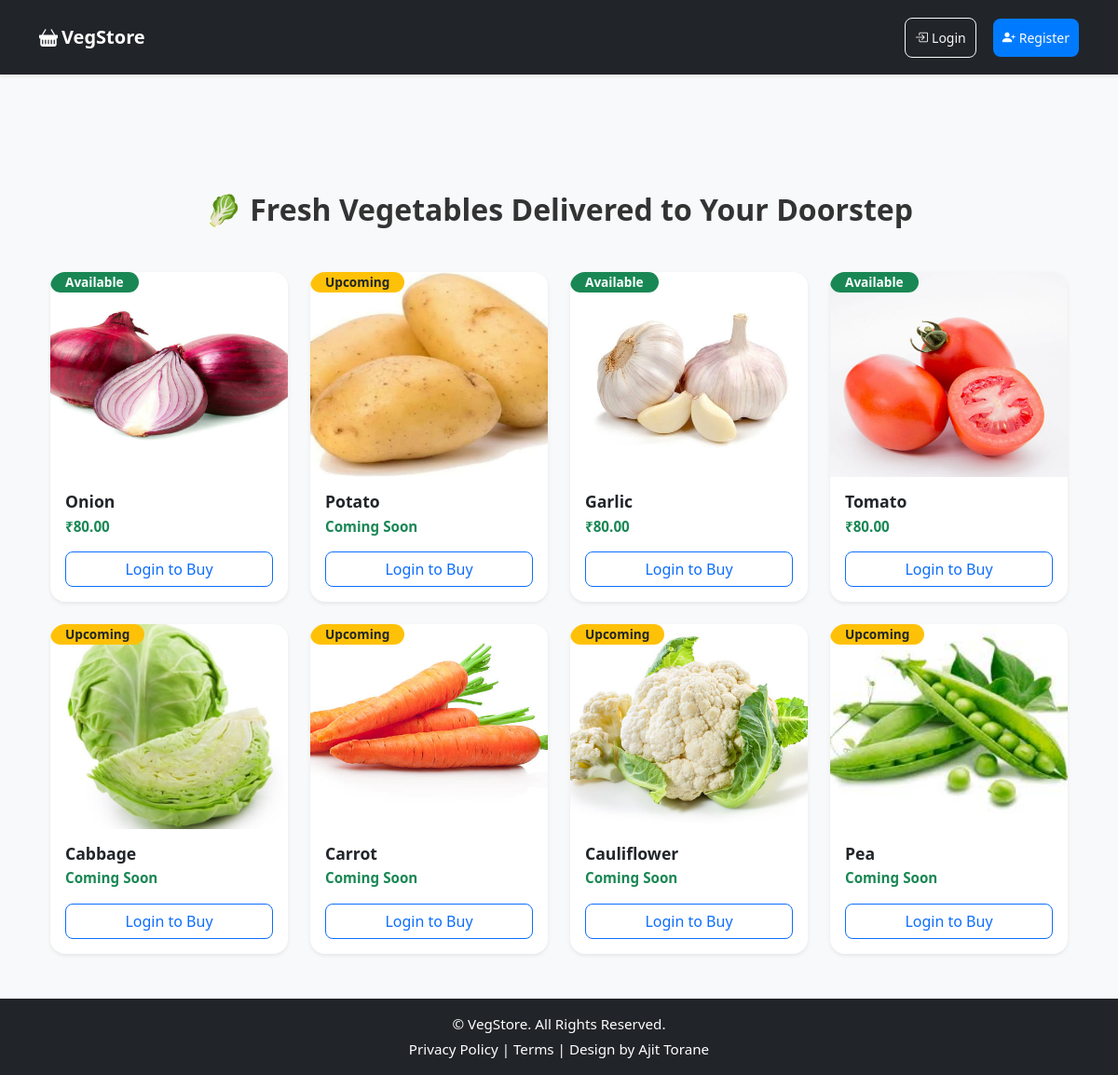
Before: / with the older database file.
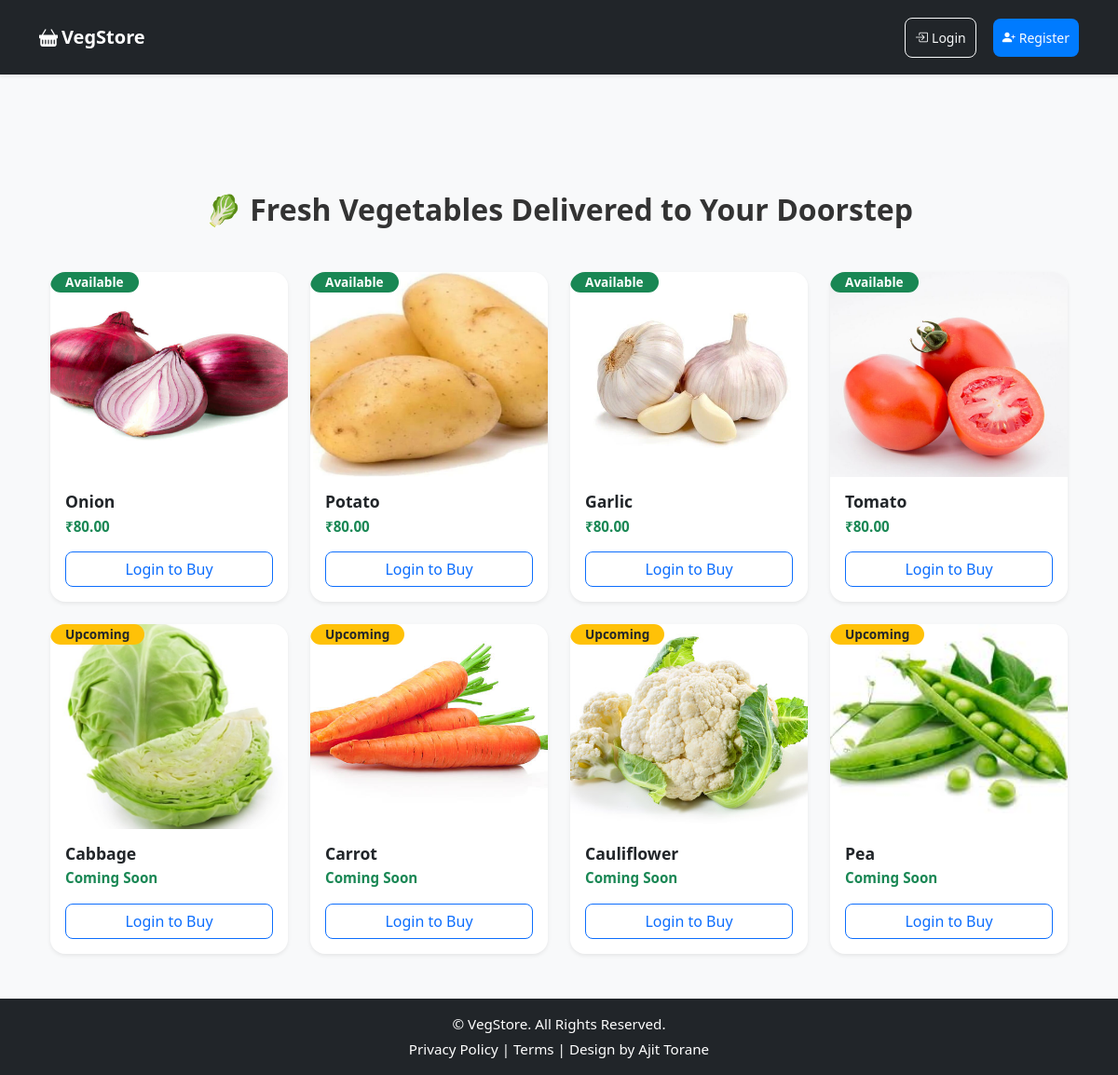
After: the same page with the newer database file.
### app.py (models this page shows)
class Product(db.Model):
    id = db.Column(db.Integer, primary_key=True)
    name = db.Column(db.String(150), nullable=False)
    price = db.Column(db.Float, nullable=False)
    image = db.Column(db.String(150), nullable=False)
    status = db.Column(db.String(20), nullable=False, default='available')  # available / upcoming

### app.py (the view)
@app.route('/')
def index():
    products = Product.query.all()
    return render_template('index.html', products=products)

### app.py (called while the page is built)
@app.context_processor
def inject_cart_count():
    if current_user.is_authenticated and not current_user.is_admin:
        count = Order.query.filter_by(user_id=current_user.id).count()
    else:
        count = 0
    return dict(cart_count=count)

### templates/index.html (shortened to what this page needs)
{% extends 'base.html' %}
{% block content %}
<link rel="stylesheet" href="{{ url_for('static', filename='css/style.css') }}">
<div class="container mt-5">
  <h2 class="mb-5 fw-bold text-center">
    🥬 Fresh Vegetables Delivered to Your Doorstep
  </h2>
  <div class="row g-4">
    {% for product in products %}
    <div class="col-lg-3 col-md-4 col-sm-6">
      <div class="card h-100 shadow-sm border-0 rounded-4 overflow-hidden position-relative hover-scale">
        <img src="{{ url_for('static', filename='images/' ~ product.image) }}"
             class="card-img-top"
             alt="{{ product.name }}"
             style="height:220px; object-fit:cover; transition: transform 0.3s;">
        {% if product.status == 'available' %}
        <span class="badge position-absolute top-2 start-2 bg-success text-white px-3 py-1 rounded-pill">
          Available
        </span>
        {% else %}
        <span class="badge position-absolute top-2 start-2 bg-warning text-dark px-3 py-1 rounded-pill">
          Upcoming
        </span>
        {% endif %}
        <div class="card-body d-flex flex-column">
          <h5 class="fw-semibold mb-1">{{ product.name }}</h5>
          <p class="text-success fw-bold mb-3">
            {% if product.status == 'available' %}
              ₹{{ "%.2f"|format(product.price) }}
            {% else %}
              Coming Soon
            {% endif %}
          </p>
          {% if current_user.is_authenticated %}
            {% if product.status == 'available' %}
            <form action="{{ url_for('add_to_cart', id=product.id) }}" method="POST" class="mt-auto">
             <button type="submit"
        class="btn btn-primary w-100 btn-hover add-to-cart-btn"
        data-product-id="{{ product.id }}">
  🛒 Add to Cart
</button>
            </form>
            {% else %}
            <button class="btn btn-secondary w-100 mt-auto" disabled>Coming Soon</button>
            {% endif %}
          {% else %}
            <a href="{{ url_for('login') }}" class="btn btn-outline-primary w-100 mt-auto">Login to Buy</a>
          {% endif %}
        </div>
      </div>
    </div>
    {% endfor %}
  </div>
</div>
{% endblock %}

### templates/base.html (shortened to what this page needs)
<!doctype html>
<html lang="en">
<head>
  <link href="https://cdn.jsdelivr.net/npm/bootstrap@5.3.2/dist/css/bootstrap.min.css" rel="stylesheet">
  <link href="https://cdn.jsdelivr.net/npm/bootstrap-icons@1.11.1/font/bootstrap-icons.css" rel="stylesheet">
  <link rel="stylesheet" href="{{ url_for('static', filename='css/style.css') }}">
</head>
<body class="bg-light">
<nav class="navbar navbar-expand-lg navbar-dark bg-dark shadow-sm">
  <div class="container">
    <a class="navbar-brand fw-bold d-flex align-items-center gap-1" href="{{ url_for('index') }}">
      <i class="bi bi-basket-fill"></i> VegStore
    </a>
    <div class="collapse navbar-collapse justify-content-end" id="navbarNav">
      <ul class="navbar-nav align-items-lg-center gap-2">
        {% if current_user.is_authenticated %}
          {% if current_user.is_admin %}
            <li class="nav-item">
              <a class="btn btn-warning btn-sm d-flex align-items-center gap-1"
                 href="{{ url_for('admin_dashboard') }}">
                <i class="bi bi-speedometer2"></i> Admin Dashboard
              </a>
            </li>
            <li class="nav-item">
              <a class="btn btn-danger btn-sm d-flex align-items-center gap-1"
                 href="{{ url_for('admin_logout') }}">
                <i class="bi bi-box-arrow-right"></i> Logout
              </a>
            </li>
          {% else %}
            <li class="nav-item">
              <a class="btn btn-outline-light btn-sm position-relative d-flex align-items-center gap-1"
                 href="{{ url_for('cart') }}">
                <i class="bi bi-cart-fill"></i> Cart
                <span id="cart-count"
                      class="position-absolute top-0 start-100 translate-middle badge rounded-pill bg-danger">
                  {{ cart_count }}
                </span>
              </a>
            </li>
            <li class="nav-item">
              <button class="btn btn-outline-success btn-sm d-flex align-items-center gap-1"
                      data-bs-toggle="modal" data-bs-target="#vegPricesModal">
                <i class="bi bi-list-ul"></i> Vegetable Prices
              </button>
            </li>
            <li class="nav-item">
              <a class="btn btn-danger btn-sm d-flex align-items-center gap-1"
                 href="{{ url_for('logout') }}">
                <i class="bi bi-box-arrow-right"></i> Logout
              </a>
            </li>
          {% endif %}
        {% else %}
          <li class="nav-item">
            <a class="btn btn-outline-light btn-sm d-flex align-items-center gap-1"
               href="{{ url_for('login') }}">
              <i class="bi bi-box-arrow-in-right"></i> Login
            </a>
          </li>
          <li class="nav-item">
            <a class="btn btn-success btn-sm d-flex align-items-center gap-1"
               href="{{ url_for('register') }}">
              <i class="bi bi-person-plus-fill"></i> Register
            </a>
          </li>
        {% endif %}
      </ul>
    </div>
  </div>
</nav>
<main class="container my-5">
  {% block content %}{% endblock %}
</main>
<div class="toast-container position-fixed bottom-0 end-0 p-3">
</div>
<footer class="bg-dark text-white text-center py-3 w-100 mt-auto">
  <div class="container">
    <p class="mb-1">&copy; {{ current_year }} VegStore. All Rights Reserved.</p>
    <p class="mb-0">
      <a href="#" class="text-white text-decoration-none">Privacy Policy</a> |
      <a href="#" class="text-white text-decoration-none">Terms</a> |
      <a href="https://ajittportfolio.netlify.app/" target="_blank" class="text-white text-decoration-none">
        Design by Ajit Torane
      </a>
    </p>
  </div>
</footer>
</body>
</html>

### static/css/style.css (style rules this page uses)
* { box-sizing: border-box; }
body { font-family: 'Segoe UI', Tahoma, Geneva, Verdana, sans-serif; background-color: #f8f9fa; color: #333; margin: 0; padding: 0; min-height: 100vh; display: flex; flex-direction: column; }
.navbar { margin-bottom: 30px; box-shadow: 0 3px 10px #125ab11f; height: 80px; }
.navbar a.btn { margin-left: 10px; padding: 10px; }
.card { border-radius: 14px; overflow: hidden; background: #fff; box-shadow: 0 3px 8px rgba(0, 0, 0, 0.1); transition: transform 0.3s ease, box-shadow 0.3s ease; }
.card img { height: 180px; width: 100%; object-fit: cover; transition: transform 0.4s ease; }
.card-body { padding: 16px; }
.card-body h5 { font-size: 1.1rem; margin-bottom: 6px; font-weight: 600; }
.card-body p { font-size: 0.95rem; color: #555; }
.btn { border-radius: 8px; font-weight: 500; }
.btn-success { background-color: #007bff; border: none; transition: all 0.3s ease; }
.badge { font-size: 0.85rem; padding: 6px 10px; font-weight: 600; border-radius: 6px; }
footer { margin-top: auto; background-color: #212529; color: #ffffff; min-height: 70px; display: flex; align-items: center; justify-content: center; font-size: 0.95rem; width: 100vw; margin-left: calc(-50vw + 50%); }
footer .container { padding: 0; }
footer a { color: #28a745; text-decoration: none; transition: color 0.3s ease; }
.hover-scale img { transition: transform 0.3s ease; }

### templates/base.html (style rules this page uses)
body { min-height: 100vh; display: flex; flex-direction: column; }
main { flex: 1; }
.toast-container { z-index: 1055; }
.navbar .btn { margin-left: 10px; padding: 10px; }

Changed rows visible on the page:
changed Product "Potato": price (not shown) → "80.00"; status "Upcoming Coming Soon" → "Available ₹"
